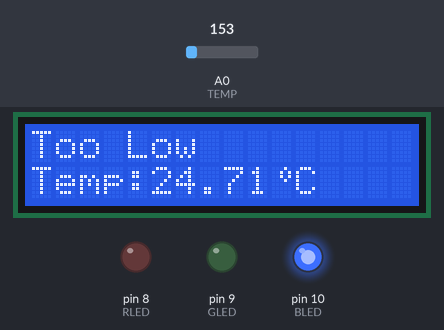
Recording of a sketch running on a simulated Arduino Uno, built with avr-gcc and run on an emulated ATmega328P. Shown: 16×2 character LCD, output pins drawn as LEDs (lit = HIGH). The inputs (shaded band) are chosen by the test bench; at power-on: A0 (TEMP) = 153. What the sketch prints to the serial monitor is not drawn.

Above: at 1.2 s.
1.3 s: A0 (TEMP) set to 163
At 3.2 s:
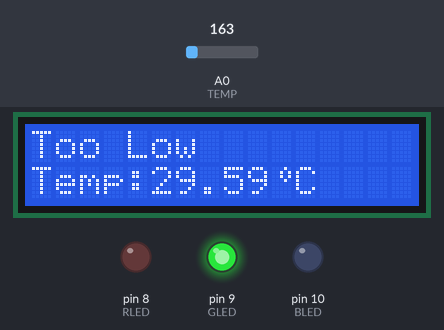
3.5 s: A0 (TEMP) set to 175
At 5.2 s:
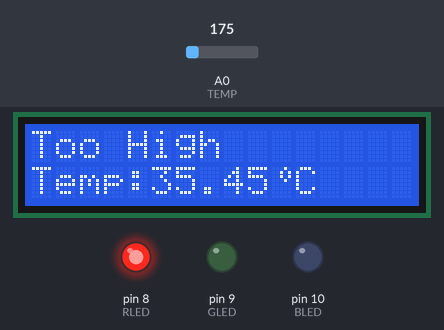
5.5 s: A0 (TEMP) set to 114
At 7.2 s:
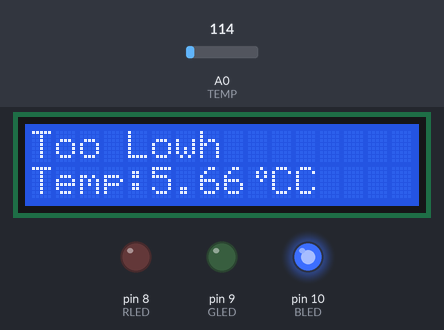
7.6 s: A0 (TEMP) set to 128
At 8.8 s:
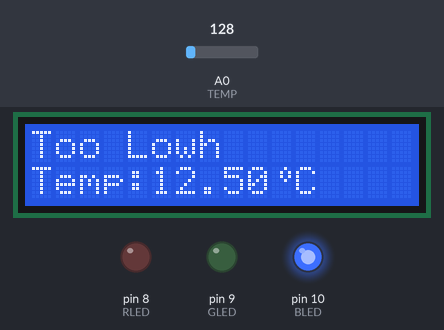
9.1 s: A0 (TEMP) set to 165
At 10.9 s:
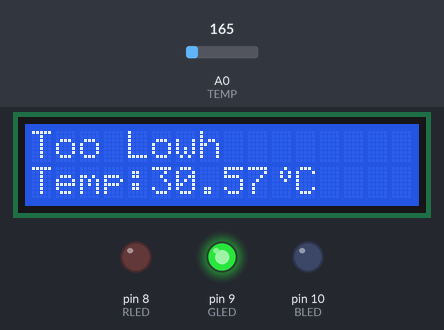
Timing chart, 0 to 12.1 s (numbered marks = the images above; inputs shaded):
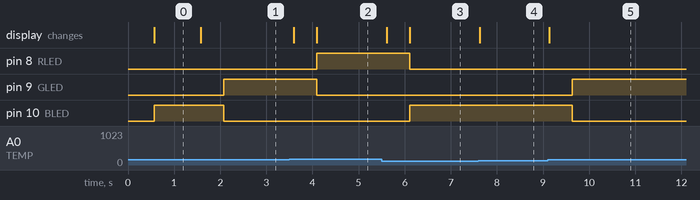

Measured:
- the behaviour switches between 162 and 163 on A0 (TEMP) (found by bisection; images 0 and 1)
- the behaviour switches between 122 and 123 on A0 (TEMP) (found by bisection; images 3 and 4)
- after the input at 1.3 s, pin 9 (GLED): LOW → HIGH after 0.78 s; pin 10 (BLED): HIGH → LOW after 0.78 s; the display: changes after 0.28 s (image 1)
- after the input at 3.5 s, pin 8 (RLED): LOW → HIGH after 0.59 s; pin 9 (GLED): HIGH → LOW after 0.59 s; the display: first changes after 0.09 s (image 2 shows a later state)
- after the input at 5.5 s, pin 8 (RLED): HIGH → LOW after 0.61 s; pin 10 (BLED): LOW → HIGH after 0.61 s; the display: first changes after 0.11 s (image 3 shows a later state)
- after the input at 7.6 s, the display: changes at once (image 4)
- after the input at 9.1 s, pin 9 (GLED): LOW → HIGH after 0.53 s; pin 10 (BLED): HIGH → LOW after 0.53 s; the display: changes at once (image 5)

The sketch:

copy_of___1.ino
```cpp
#include <LiquidCrystal.h>

LiquidCrystal lcd(12, 11, 5, 4, 3, 2);
const int RLED=8;    // 빨간색 LED 상수형변수에 아두이노 8번 핀 할당
const int GLED=9; // 녹색 LED 상수형변수에 아두이노 9번 핀 할당
const int BLED=10; //파란색 LED 상수형변수에 아두이노 10번 핀 할당
const int TEMP=0;     // 아날로그 입력 0번(A0) 핀 선언
const int LOWER_BOUND=163;      // 온도 하한 값을 정의 함
const int UPPER_BOUND=169;       // 온도 상한 값을 정의 함
int val=0;                      // 온도 센서의 현재 값을 저장하는 변수 선언
byte SpecialChar1[8] = { B00010,  B00101,  B00101, B00010,
 B00000,  B00000,  B00000,  B00000   };

void setup() {
  Serial.begin(9600);
  pinMode(RLED, OUTPUT);        // RLED를 출력으로 지정
  pinMode(GLED, OUTPUT);        // GLED를 출력으로 지정
  pinMode(BLED, OUTPUT);        // BLED를 출력으로 지정


  lcd.begin(16, 2);
  lcd.clear();
  lcd.createChar(1,SpecialChar1);
}

void loop() {
  val=analogRead(TEMP);
  Serial.println(val);
  float mVoltage = val*5000.0/1024.0;
  float TempDotC = (mVoltage - 500) / 10.0;
  Serial.print(TempDotC);     Serial.println("℃\n");
  lcd.setCursor(0,1);
  lcd.print("Temp:");
  lcd.print(TempDotC);
  lcd.write(1);
  lcd.print("C");
  delay(500);

   if(val < LOWER_BOUND) {       // 경계 값 비교
    digitalWrite(RLED,LOW);
    digitalWrite(GLED,LOW);
    digitalWrite(BLED, HIGH);
   	lcd.setCursor(0,0);
  	lcd.print("Too Low");} //  켜려고 하는 LED에 HIGH 값 지정
  else if (val>UPPER_BOUND) {//상위 경계선값 이상이면 Red LED ON
    digitalWrite(RLED,HIGH);
    digitalWrite(GLED, LOW);
    digitalWrite(BLED, LOW);
  	lcd.setCursor(0,0);
  	lcd.print("Too High");}
  else {  // 경계선 사이 값이라면 Green LED On
    digitalWrite(RLED, LOW);
    digitalWrite(GLED, HIGH);
    digitalWrite(BLED, LOW);    }


}
 
```
